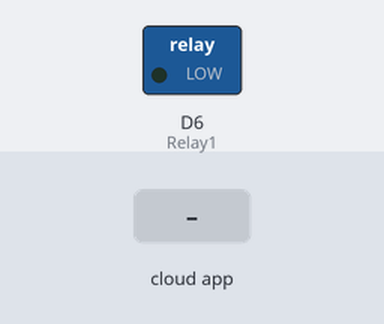
Recording of a sketch running on a simulated ESP8266 (NodeMCU). On the bench: switched loads named in the sketch (green lamp = pin HIGH). Inputs (shaded band) come from the test bench. WiFi joins after 1.5 s; servers stay silent unless stated; no MQTT or app messages arrive unless stated; what the sketch prints to the serial monitor is not drawn.

Above: at 2.7 s.
2.8 s: the phone or cloud app sets Lampara to 1
At 3.9 s:
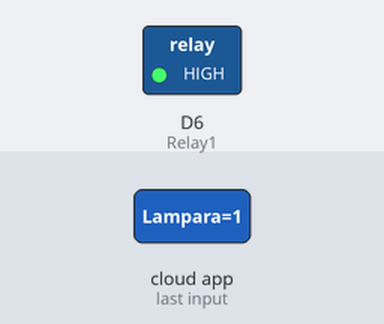
4.3 s: the phone or cloud app sets Lampara to 0
At 4.6 s:
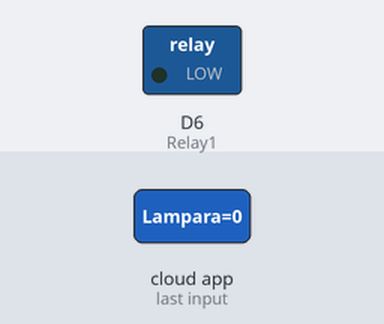
Timing chart, 0 to 7.3 s (numbered marks = the images above; inputs shaded):
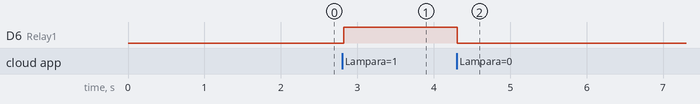

Measured:
- after the input at 2.8 s, D6 (Relay1): LOW → HIGH at once
- after the input at 4.3 s, D6 (Relay1): HIGH → LOW at once

The sketch:

AoG_Demo.ino
```cpp
/* this is a simple demo made
for Build Actions for Your Community Study jam and istructions can be found here :  https://sobhy.me/AoG/

in this demo you need
1- ESP8266 Board https://bit.ly/2scJDVE
2- Relay Module https://bit.ly/2sdIxIo
3- IFFT Account https://ifttt.com/
4- Adafruit IO Account https://io.adafruit.com/


---  Libraries used ---
1- ESP support for Arduino https://github.com/esp8266/Arduino
2- Adafruit MQTT librray https://github.com/sobhydo/Adafruit_MQTT_Library
i'm using Ver. 0.17


*/

#include <ESP8266WiFi.h>
#include "Adafruit_MQTT.h"
#include "Adafruit_MQTT_Client.h"

#define Relay1  D6


#define WLAN_SSID       "Jhordy"             // Your SSID
#define WLAN_PASS       "19971997"        // Your password

/************************* Adafruit.io Setup *********************************/

#define AIO_SERVER      "io.adafruit.com"
#define AIO_SERVERPORT  1883                   // use 8883 for SSL
#define AIO_USERNAME  "Jhordyb3"
#define AIO_KEY       "c8a1cfaaa2c443f68775e5598347d251"
/************ Global State (you don't need to change this!) ******************/

// Create an ESP8266 WiFiClient class to connect to the MQTT server.
WiFiClient client;
// or... use WiFiFlientSecure for SSL
//WiFiClientSecure client;

// Setup the MQTT client class by passing in the WiFi client and MQTT server and login details.
Adafruit_MQTT_Client mqtt(&client, AIO_SERVER, AIO_SERVERPORT, AIO_USERNAME, AIO_KEY);

/****************************** Feeds ***************************************/


// Setup a feed called 'onoff' for subscribing to changes.
Adafruit_MQTT_Subscribe Lamp1 = Adafruit_MQTT_Subscribe(&mqtt, AIO_USERNAME"/feeds/Lampara"); // FeedName in my case i called it Lamp

void MQTT_connect();

void setup() {
  Serial.begin(115200);

  pinMode(Relay1, OUTPUT);
  // Connect to WiFi access point.
  Serial.println(); Serial.println();
  Serial.print("Connecting to ");
  Serial.println(WLAN_SSID);

  WiFi.begin(WLAN_SSID, WLAN_PASS);
  while (WiFi.status() != WL_CONNECTED) {
    delay(500);
    Serial.print(".");
  }
  Serial.println();

  Serial.println("WiFi connected");
  Serial.println("IP address: ");
  Serial.println(WiFi.localIP());


  // Setup MQTT subscription for onoff feed.
  mqtt.subscribe(&Lamp1);
}

void loop() {

  MQTT_connect();

  Adafruit_MQTT_Subscribe *subscription;
  while ((subscription = mqtt.readSubscription(20000))) {
    if (subscription == &Lamp1) {
      Serial.print(F("Got: "));
      Serial.println((char *)Lamp1.lastread);
      int Lamp1_State = atoi((char *)Lamp1.lastread);
      digitalWrite(Relay1, Lamp1_State);
    }
  }
}

void MQTT_connect() {
  int8_t ret;

  // Stop if already connected.
  if (mqtt.connected()) {
    return;
  }

  Serial.print("Connecting to MQTT... ");

  uint8_t retries = 3;

  while ((ret = mqtt.connect()) != 0) { // connect will return 0 for connected
    Serial.println(mqtt.connectErrorString(ret));
    Serial.println("Retrying MQTT connection in 5 seconds...");
    mqtt.disconnect();
    delay(5000);  // wait 5 seconds
    retries--;
    if (retries == 0) {
      // basically die and wait for WDT to reset me
      while (1);
    }
  }
  Serial.println("MQTT Connected!");

}
```
